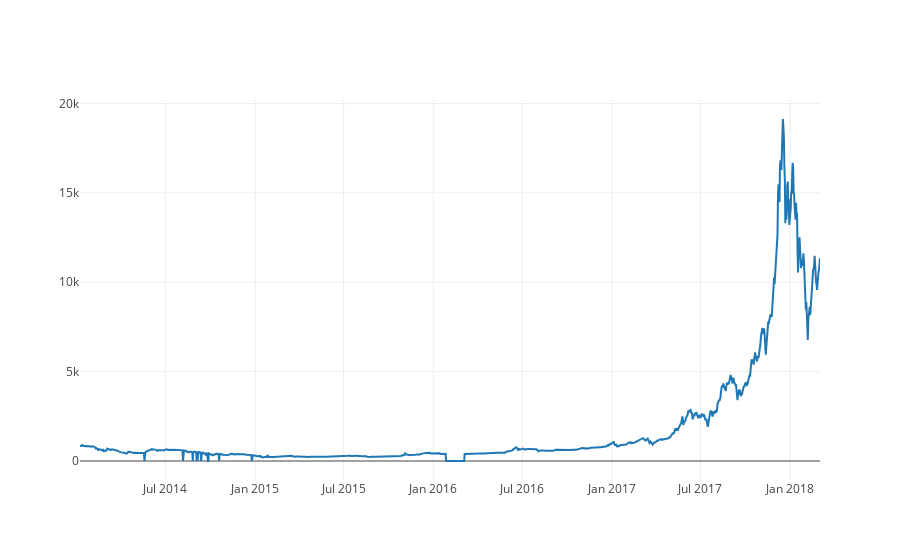

Here is the notebook cell this chart was saved with:
### Code cell
# Chart the BTC pricing data
btc_trace = go.Scatter(x=btc_usd_price_kraken.index, y=btc_usd_price_kraken['Weighted Price'])
py.iplot([btc_trace])

### Figure 1 — Plotly figure (JSON) as saved in the notebook; plotly's stock layout.template omitted (floating-point values rounded to 4 significant figures; data arrays with more than 128 entries replaced by an {"elided": "..."} marker saying what was removed)
{"data": [{"type": "scatter", "x": {"elided": "1517 str values"}, "y": {"elided": "1517 float values"}}], "layout": {}}
